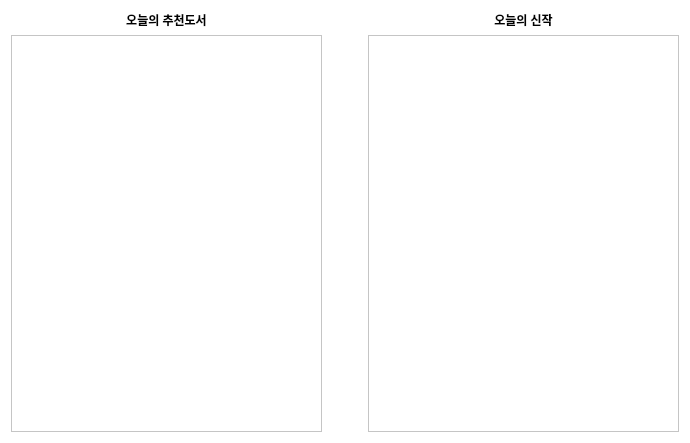
<?xml version="1.0" encoding="UTF-8"?>
<ui version="4.0">
 <class>library_recommand</class>
 <widget class="QWidget" name="library_recommand">
  <property name="geometry">
   <rect>
    <x>0</x>
    <y>0</y>
    <width>690</width>
    <height>443</height>
   </rect>
  </property>
  <property name="windowTitle">
   <string>Form</string>
  </property>
  <property name="styleSheet">
   <string notr="true">background-color : white;</string>
  </property>
  <layout class="QGridLayout" name="gridLayout">
   <item row="0" column="0">
    <layout class="QVBoxLayout" name="verticalLayout">
     <item>
      <widget class="QLabel" name="label">
       <property name="styleSheet">
        <string notr="true">font: 75 10pt &quot;맑은 고딕&quot;;
font-weight : bold;</string>
       </property>
       <property name="text">
        <string>오늘의 추천도서</string>
       </property>
       <property name="alignment">
        <set>Qt::AlignCenter</set>
       </property>
      </widget>
     </item>
     <item>
      <widget class="QTableView" name="tableView">
       <property name="styleSheet">
        <string notr="true">border-color: rgb(0, 0, 0);</string>
       </property>
      </widget>
     </item>
    </layout>
   </item>
   <item row="0" column="2">
    <layout class="QVBoxLayout" name="verticalLayout_2">
     <item>
      <widget class="QLabel" name="label_2">
       <property name="styleSheet">
        <string notr="true">font: 75 10pt &quot;맑은 고딕&quot;;
font-weight : bold;</string>
       </property>
       <property name="text">
        <string>오늘의 신작</string>
       </property>
       <property name="alignment">
        <set>Qt::AlignCenter</set>
       </property>
      </widget>
     </item>
     <item>
      <widget class="QTableView" name="tableView_2">
       <property name="styleSheet">
        <string notr="true">border-color: rgb(0, 0, 0);</string>
       </property>
      </widget>
     </item>
    </layout>
   </item>
   <item row="0" column="1">
    <spacer name="horizontalSpacer">
     <property name="orientation">
      <enum>Qt::Horizontal</enum>
     </property>
     <property name="sizeType">
      <enum>QSizePolicy::Fixed</enum>
     </property>
     <property name="sizeHint" stdset="0">
      <size>
       <width>40</width>
       <height>20</height>
      </size>
     </property>
    </spacer>
   </item>
  </layout>
 </widget>
 <resources/>
 <connections/>
</ui>
